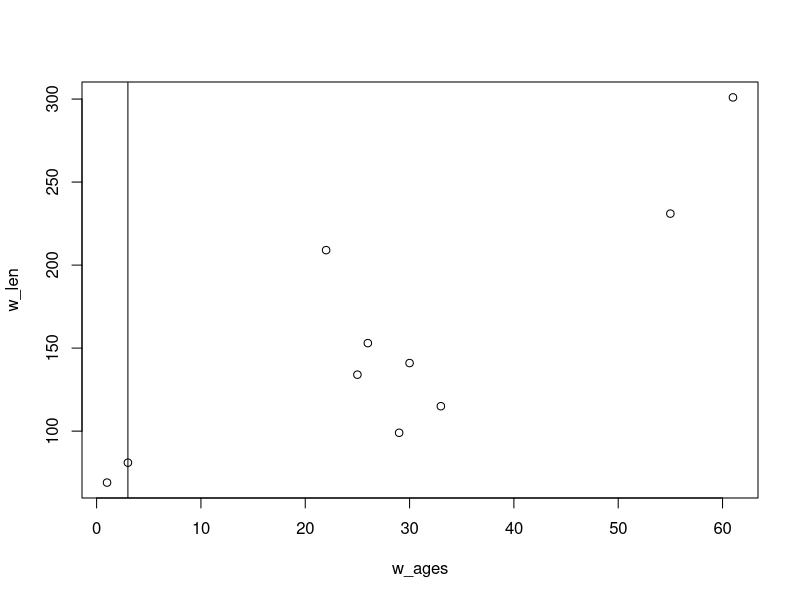
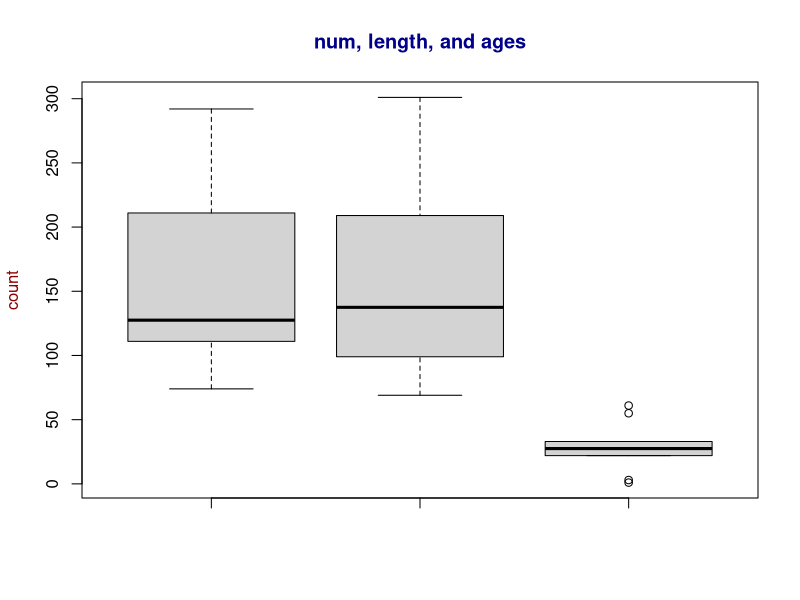
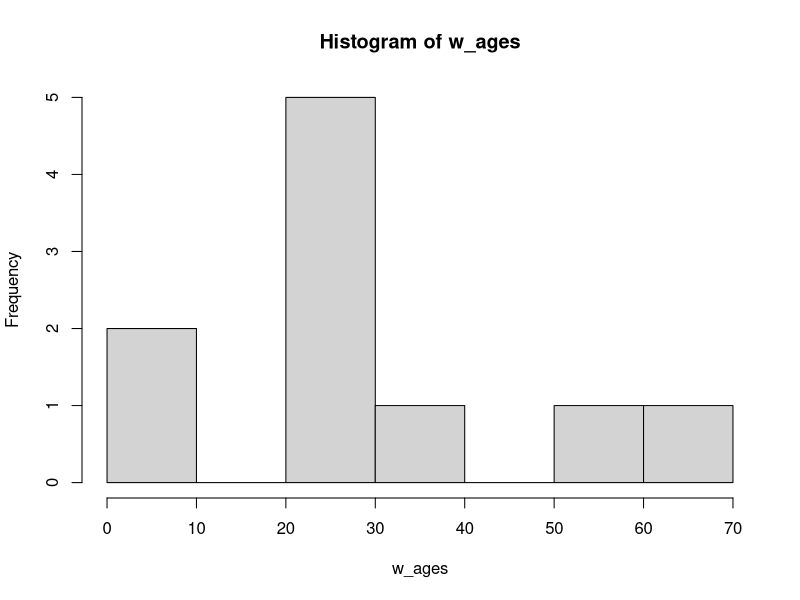
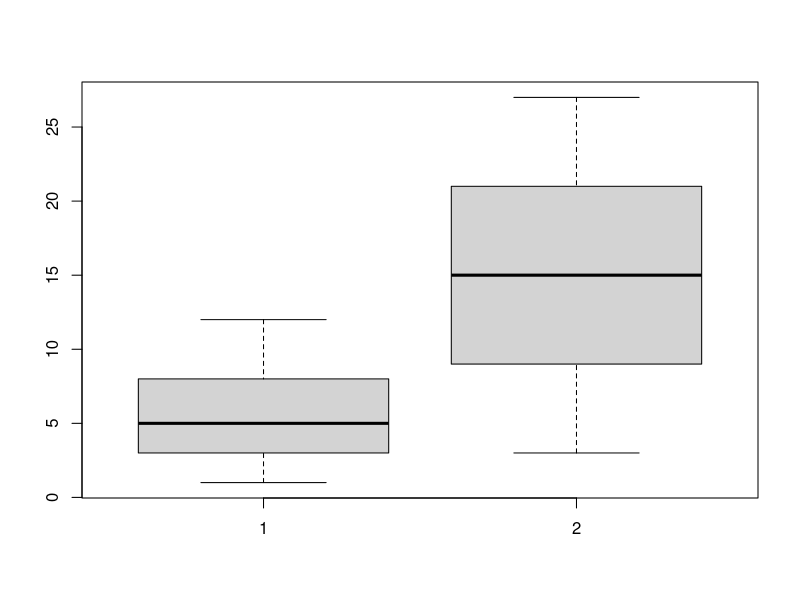

These charts were generated, in order, by the following R code: (Note: this script raises an error after producing the figures.)
#sap21 @ Saturday 7th October 18:19

(5-12)*-3
5^4
(7-3)^-2

sqrt(2)
sin(2*pi)
log(exp(2))

x <- 2
y <- 3*x - 1
x <- c(1:5)
rm(x,y) #removes variables

#########################

whales <- c(74, 122, 235, 111, 292, 111, 211, 133, 156, 79) #lengths

whales[3:7]
length(whales)

median(whales)
sum(whales)
sum(whales)/length(whales) #mean(whales)
sd(whales) #standard deviation

w_len <- c(69, 141, 231, 99, 301, 115, 209, 134, 153, 81)
w_ages <- c(1, 30, 55, 29, 61, 33, 22, 25, 26, 3)
plot(w_ages,w_len, abline(v=3))

boxplot(whales, w_len, w_ages, main="num, length, and ages", ylab="count", col.main="darkblue", col.lab="darkred")

hist(w_ages)

######

x <- c(1,3,5,8,12)
y <- seq(3,27,by=3)
abs(length(x) - length(y))
boxplot(x,y)

#########################
######################### function

function1 <- function(arg1,arg2) {
  out <- arg1 * arg2
  return(out)
}

######################## Trees exercise

# import dataset Trees
attach(Trees) # to avoid excessive use of $
summary(Volume)
#summary(log(Trees$Volume)) # if no attachment
boxplot(Volume,Diameter,Height)
plot(Diameter,Volume)
##
treeFormula <- pi*((Diameter/24)^2)*Height #surface area
plot(Volume,treeFormula, main="Calculated volume against measured volume for 31 trees", ylab="Surface Area")
detach(Trees) 

######################## Iris exercise

attach(iris)
summary(iris$Sepal.Length)
plot(Sepal.Width, Sepal.Length, abline(lm(Sepal.Length ~ Sepal.Width)), col=rgb(0,100,0,50,maxColorValue=255), pch=19, cex=1.3)
# abline adds regression, colours idk?; pch makes solid, cex makes bigger
boxplot(Sepal.Width~Species,notch=TRUE)
# if notch TRUE a notch is drawn in side of boxes, if notches of two plots don't overlap is ‘strong evidence’ that two medians differ 
detach(iris)
